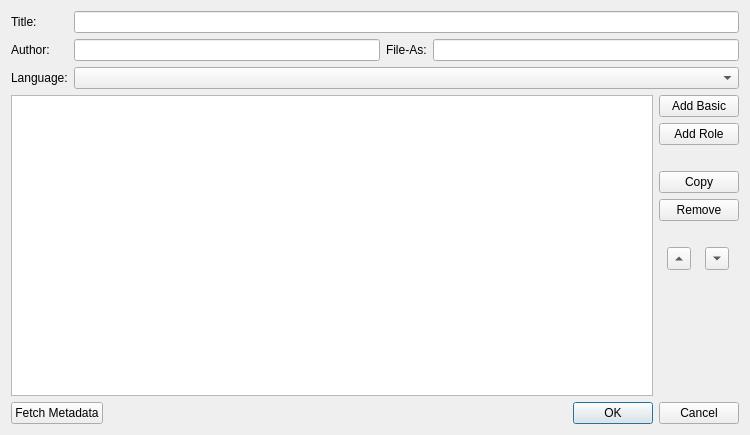
<?xml version="1.0" encoding="UTF-8"?>
<ui version="4.0">
 <class>MetaEditor</class>
 <widget class="QDialog" name="MetaEditor">
  <property name="geometry">
   <rect>
    <x>0</x>
    <y>0</y>
    <width>750</width>
    <height>435</height>
   </rect>
  </property>
  <property name="sizePolicy">
   <sizepolicy hsizetype="Preferred" vsizetype="Preferred">
    <horstretch>0</horstretch>
    <verstretch>0</verstretch>
   </sizepolicy>
  </property>
  <property name="windowTitle">
   <string>Metadata Editor</string>
  </property>
  <layout class="QVBoxLayout" name="verticalLayout">
   <item>
    <layout class="QGridLayout" name="gridLayout">
     <item row="0" column="0">
      <widget class="QLabel" name="lbTitle">
       <property name="toolTip">
        <string>The main title of the book.  At least one title is required.</string>
       </property>
       <property name="text">
        <string>Title:</string>
       </property>
      </widget>
     </item>
     <item row="2" column="1" colspan="3">
      <widget class="QComboBox" name="cbLanguages">
       <property name="sizePolicy">
        <sizepolicy hsizetype="Expanding" vsizetype="Fixed">
         <horstretch>0</horstretch>
         <verstretch>0</verstretch>
        </sizepolicy>
       </property>
      </widget>
     </item>
     <item row="2" column="0">
      <widget class="QLabel" name="lbLanguage">
       <property name="toolTip">
        <string>The primary language of the book.  Required.&lt;p&gt;Use Add Basic to add additional optional languages.&lt;p&gt;Change the default language for new books in Preferences-&gt;Language.&lt;/P&gt;</string>
       </property>
       <property name="text">
        <string>Language:</string>
       </property>
      </widget>
     </item>
     <item row="0" column="1" colspan="3">
      <widget class="QLineEdit" name="leTitle">
       <property name="sizePolicy">
        <sizepolicy hsizetype="Expanding" vsizetype="Fixed">
         <horstretch>0</horstretch>
         <verstretch>0</verstretch>
        </sizepolicy>
       </property>
      </widget>
     </item>
     <item row="1" column="2">
      <widget class="QLabel" name="lbAuthorFileAs">
       <property name="toolTip">
        <string>See Author.</string>
       </property>
       <property name="text">
        <string>File-As:</string>
       </property>
      </widget>
     </item>
     <item row="1" column="1">
      <widget class="QLineEdit" name="leAuthor">
       <property name="sizePolicy">
        <sizepolicy hsizetype="Expanding" vsizetype="Fixed">
         <horstretch>0</horstretch>
         <verstretch>0</verstretch>
        </sizepolicy>
       </property>
      </widget>
     </item>
     <item row="1" column="0">
      <widget class="QLabel" name="lbAuthor">
       <property name="toolTip">
        <string>The primary author and creator of the book.  At least one author is required. 

Readers will typically show the author's name entered in the Author field, 
but file the name using the File-As field for sorting purposes if it is used.

Author is typically: Firstname Lastname
File-As is typically: Lastname, Firstname

Click 'Add Role' to add more authors, creators, or contributors.</string>
       </property>
       <property name="text">
        <string>Author:</string>
       </property>
      </widget>
     </item>
     <item row="1" column="3">
      <widget class="QLineEdit" name="leAuthorFileAs"/>
     </item>
    </layout>
   </item>
   <item>
    <layout class="QHBoxLayout" name="horizontalLayout">
     <item>
      <widget class="QTableView" name="tvMetaTable">
       <property name="alternatingRowColors">
        <bool>true</bool>
       </property>
       <property name="selectionBehavior">
        <enum>QAbstractItemView::SelectRows</enum>
       </property>
      </widget>
     </item>
     <item>
      <layout class="QVBoxLayout" name="verticalLayout_2">
       <item>
        <widget class="QPushButton" name="btAddBasic">
         <property name="toolTip">
          <string>Add basic metadata like Subject, Dates, etc.</string>
         </property>
         <property name="text">
          <string>Add Basic</string>
         </property>
        </widget>
       </item>
       <item>
        <widget class="QPushButton" name="btAddRole">
         <property name="toolTip">
          <string>Add the name of a Creator or Contributor.</string>
         </property>
         <property name="text">
          <string>Add Role</string>
         </property>
        </widget>
       </item>
       <item>
        <spacer name="verticalSpacer_2">
         <property name="orientation">
          <enum>Qt::Vertical</enum>
         </property>
         <property name="sizeType">
          <enum>QSizePolicy::Fixed</enum>
         </property>
         <property name="sizeHint" stdset="0">
          <size>
           <width>20</width>
           <height>20</height>
          </size>
         </property>
        </spacer>
       </item>
       <item>
        <widget class="QPushButton" name="btCopy">
         <property name="toolTip">
          <string>Copy the first selected row and create a new duplicate entry.

You can also use a ';' between values to quickly create multiple
entries of the same type.</string>
         </property>
         <property name="text">
          <string>Copy</string>
         </property>
        </widget>
       </item>
       <item>
        <widget class="QPushButton" name="btRemove">
         <property name="toolTip">
          <string>Remove all selected rows.</string>
         </property>
         <property name="text">
          <string>Remove</string>
         </property>
        </widget>
       </item>
       <item>
        <spacer name="verticalSpacer_3">
         <property name="orientation">
          <enum>Qt::Vertical</enum>
         </property>
         <property name="sizeType">
          <enum>QSizePolicy::Fixed</enum>
         </property>
         <property name="sizeHint" stdset="0">
          <size>
           <width>20</width>
           <height>20</height>
          </size>
         </property>
        </spacer>
       </item>
       <item>
        <layout class="QHBoxLayout" name="horizontalLayout_3">
         <item>
          <widget class="QToolButton" name="tbMoveUp">
           <property name="toolTip">
            <string>Move the selected rows up.
Readers may display entries in the order they are listed.</string>
           </property>
           <property name="text">
            <string>...</string>
           </property>
           <property name="arrowType">
            <enum>Qt::UpArrow</enum>
           </property>
          </widget>
         </item>
         <item>
          <widget class="QToolButton" name="tbMoveDown">
           <property name="toolTip">
            <string>Move the selected rows down.
Readers may display entries in the order they are listed.</string>
           </property>
           <property name="text">
            <string>...</string>
           </property>
           <property name="arrowType">
            <enum>Qt::DownArrow</enum>
           </property>
          </widget>
         </item>
        </layout>
       </item>
       <item>
        <spacer name="verticalSpacer">
         <property name="orientation">
          <enum>Qt::Vertical</enum>
         </property>
         <property name="sizeHint" stdset="0">
          <size>
           <width>20</width>
           <height>40</height>
          </size>
         </property>
        </spacer>
       </item>
      </layout>
     </item>
    </layout>
   </item>
   <item>
    <layout class="QHBoxLayout" name="horizontalLayout_2">
     <item>
      <widget class="QPushButton" name="btFetchMetadata">
       <property name="text">
        <string>Fetch Metadata</string>
       </property>
      </widget>
     </item>
     <item>
      <widget class="QDialogButtonBox" name="buttonBox">
       <property name="standardButtons">
        <set>QDialogButtonBox::Cancel|QDialogButtonBox::Ok</set>
       </property>
      </widget>
     </item>
    </layout>
   </item>
  </layout>
 </widget>
 <tabstops>
  <tabstop>btAddBasic</tabstop>
  <tabstop>btAddRole</tabstop>
  <tabstop>btCopy</tabstop>
  <tabstop>btRemove</tabstop>
 </tabstops>
 <resources/>
 <connections/>
</ui>
